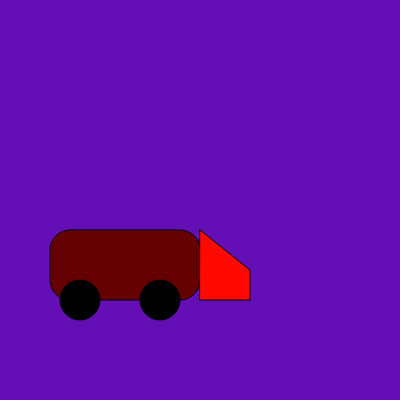
Frame 1 (no input)
Frame 60 (no input): identical to frame 1, image omitted
Frame 120 (the mouse pressed at the canvas centre since frame 60): identical to frame 1, image omitted

The p5.js sketch that drew this single still picture (run headless with seeded random() and noise() and a simulated clock; from frame 60 on, the mouse is pressed at the canvas centre):

// p5.js sketch
// ── sketch.js
function setup() {
  createCanvas(400, 400);
}

function draw() {
  // background color, be sure to call this first.
  background(100, 14, 181);

  // car body
  fill(100, 0, 0); // red color
  rect(50, 230, 150, 70, 20); // wider, rounded corners

  // car front
  fill(300, 10, 0); // orange color
  quad(200, 230, 250, 270, 250, 300, 200, 300); // trapezoid shape

  // left tire
  fill(0); // black color
  ellipse(80, 300, 40, 40); // larger tire

  // right tire
  ellipse(160, 300, 40, 40); // larger tire
}
